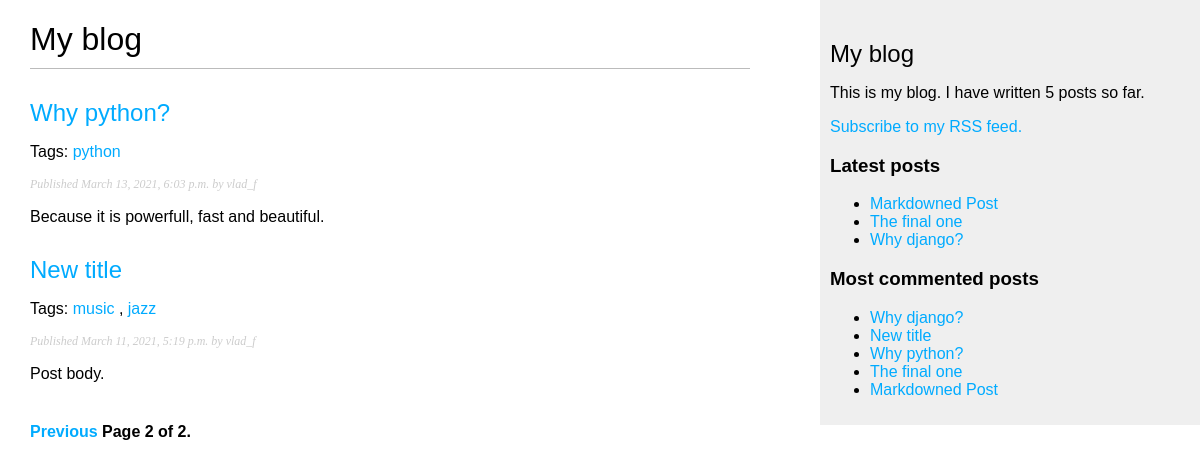
Screenshot of /blog/?page=2 with the database file from the repository.
### app/models.py (models this page shows, shortened)
class Post(models.Model):
    tags = TaggableManager()
    STATUS_CHOICES = (
        ('draft', 'Draft'),
        ('published', 'Published')
    )
    title = models.CharField(max_length=250)
    slug = models.SlugField(max_length=250,
                            unique_for_date='published')
    author = models.ForeignKey(User,
                               on_delete=models.CASCADE,
                               related_name='blog_posts')
    body = models.TextField()
    published = models.DateTimeField(default=timezone.now)
    created = models.DateTimeField(auto_now_add=True)
    updated = models.DateTimeField(auto_now=True)
    status = models.CharField(max_length=10,
                              choices=STATUS_CHOICES,
                              default='draft')
    objects = models.Manager()  # The default manager
    published_posts = PublishedManager()  # The custom manager
    class Meta:
        ordering = ('-published',)
    def get_absolute_url(self):
        return reverse('app:post_detail',
                       args=[
                           self.published.year,
                           self.published.month,
                           self.published.day,
                           self.slug
                       ])

### app/views.py (the view)
# urls.py: path('', views.post_list, name='post_list'),
def post_list(request, tag_slug=None):
    posts = Post.published_posts.all()
    tag = None
    if tag_slug:
        tag = get_object_or_404(Tag, slug=tag_slug)
        posts = posts.filter(tags__pk=tag.pk)
    paginator = Paginator(posts, 3)  # 3 posts in each page
    page = request.GET.get('page')
    try:
        posts = paginator.page(page)
    except PageNotAnInteger:
        posts = paginator.page(1)
    except EmptyPage:
        posts = paginator.page(paginator.num_pages)
    return render(request,
                  'app/post/list.html',
                  {
                      'page': page,
                      'posts': posts,
                      'tag': tag
                  })

### app/models.py (called while the page is built)
    def get_queryset(self):
        return super(PublishedManager, self).get_queryset() \
            .filter(status='published')

### app/templatetags/blog_tags.py (called while the page is built)
@register.filter(name="markdown")
def markdown_format(text):
    return mark_safe(markdown.markdown(text, extensions=['sane_lists']))

@register.simple_tag(name="total_published")
def total_posts():
    return Post.published_posts.count()

@register.inclusion_tag(filename='app/post/latest_posts.html')
def show_latest_posts(count=5):
    latest_posts = Post.published_posts.order_by('-published')[:count]
    return {'latest_posts': latest_posts}

@register.simple_tag(name="most_commented_posts")
def get_most_commented_posts(count=5):
    return Post.published_posts.annotate(
        total_comments=Count("comments")
    ).order_by("-total_comments")[:count]

### app/templates/app/post/list.html (shortened to what this page needs)
{% extends "app/base.html" %}
{% load blog_tags %}
{% block content %}
    <h1> My blog </h1>
    {% for post in posts %}
        <h2>
            <a href="{{post.get_absolute_url}}">
                {{post.title}}
            </a>
        </h2>
        <p class="tags">
            Tags:
            {% for tag in post.tags.all %}
                <a href="{% url "app:post_list_by_tag" tag.slug %}">
                    {{ tag.name }}
                </a>
                {% if not forloop.last %}, {% endif %}
            {% endfor %}
        </p>
        <p class="date">
            Published {{post.published }} by {{post.author}}
        </p>
            {{ post.body|markdown|truncatewords_html:30}}
    {% endfor %}
    {%include "pagination.html" with page=posts %}
{% endblock %}

### app/templates/app/base.html (shortened to what this page needs)
{% load static %}
{% load blog_tags %}
<!DOCTYPE html>
<html>
    <head>
        <link href="{% static "css/app.css" %}" rel="stylesheet">
    </head>
    <body>
        <div id="content">
            {% block content %} {%endblock%}
        </div>
        <div id="sidebar">
            <h2> My blog </h2>
            <p> This is my blog. I have written {% total_published %} posts so far. <p>
            <p>
                <a href="{% url "app:post_feed" %}"> Subscribe to my RSS feed.</a>
            </p>
            <h3> Latest posts </h3>
            {% show_latest_posts 3 %}
            <h3> Most commented posts</h3>
            {% most_commented_posts as mc_posts %}
            <ul>
                {% for post in mc_posts %}
                    <li>
                        <a href="{{ post.get_absolute_url }}"> {{ post.title }}</a>
                    </li>
                {% empty %}
                    <p> There are no posts. </p>
                {% endfor %}
            </ul>
        </div>
    </body>
</html>

### app/templates/app/post/latest_posts.html
<ul>
    {% for post in latest_posts %}
        <li>
            <a href="{{ post.get_absolute_url }}"> {{ post.title }}</a>
        </li>
    {% empty %}
        <p> No posts to display...</p>
    {% endfor %}
</ul>

### app/static/css/app.css (style rules this page uses)
body { margin:0; padding:0; font-family:helvetica, sans-serif; }
a { color:#00abff; text-decoration:none; }
h1 { font-weight:normal; border-bottom:1px solid #bbb; padding:0 0 10px 0; }
h2 { font-weight:normal; margin:30px 0 0; }
#content { float:left; width:60%; padding:0 0 0 30px; }
#sidebar { float:right; width:30%; padding:10px; background:#efefef; height:100%; }
p.date { color:#ccc; font-family: georgia, serif; font-size: 12px; font-style: italic; }

### rows the page displays
Post: title "Why python?", published "March 13, 2021, 6:03 p.m.", author "vlad_f", body "Because it is powerfull, fast and beautiful."
Tag: name "python"
Post: title "New title", published "March 11, 2021, 5:19 p.m.", author "vlad_f", body "Post body."
Tag: name "music"
Tag: name "jazz"
Post: title "Markdowned Post"
Post: title "The final one"
Post: title "Why django?"

### other values shown
{{ page.number }} "2"
{{ page.paginator.num_pages }} "2"
